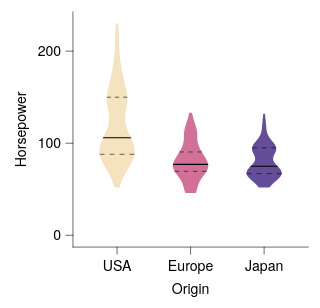

Source (Vega-Lite JSON):
### Vega-Lite specification from a JSON file in a GitHub repository (floating-point values rounded to 4 significant figures; data arrays with more than 128 entries replaced by an {"elided": "..."} marker saying what was removed)
{"background": null, "config": {"arc": {"fill": "#DBDBDB", "fillOpacity": 1.0, "innerRadius": 25.0, "padAngle": 0.03, "stroke": "black", "strokeOpacity": 1, "strokeWidth": 0.25}, "area": {"fill": "#DBDBDB", "fillOpacity": 1.0, "stroke": "black", "strokeOpacity": 1, "strokeWidth": 0.25}, "axis": {"domain": true, "domainCap": "round", "domainColor": "black", "domainWidth": 0.25, "grid": false, "gridCap": "round", "gridColor": "#F1F1F1", "gridDash": [0, 0], "gridOpacity": 1.0, "gridWidth": 0.25, "labelColor": "black", "labelFont": "Helvetica Neue, HelveticaNeue, Helvetica, Arial, sans-serif", "labelFontSize": 6, "labelFontStyle": "normal", "labelFontWeight": 400, "offset": 0, "ticks": true, "tickCap": "round", "tickColor": "black", "tickRound": false, "tickSize": 3.0, "tickWidth": 0.25, "titleColor": "black", "titleFont": "Helvetica Neue, HelveticaNeue, Helvetica, Arial, sans-serif", "titleFontSize": 6, "titleFontStyle": "normal", "titleFontWeight": 400}, "axisX": {"domain": true, "labelAlign": "center", "labelAngle": 0, "labels": true, "ticks": true, "translate": 0}, "axisY": {"domain": true, "labelAlign": "right", "labelAngle": 0, "labels": true, "ticks": true, "translate": 0}, "axisRight": {"domain": true, "labelAlign": "left", "labelAngle": 0, "labels": true, "ticks": true, "translate": 0}, "axisTop": {"domain": true, "labelAlign": "center", "labelAngle": 0, "labels": true, "ticks": true, "translate": 0}, "axisBand": {"tickOffset": 0}, "bar": {"fill": "#DBDBDB", "fillOpacity": 1.0, "stroke": "black", "strokeOpacity": 1, "strokeWidth": 0.25}, "boxplot": {"size": 9.0, "ticks": {"cornerRadius": 0.25, "fill": "black", "opacity": 1, "size": 4.5, "thickness": 0.25}, "box": {"fillOpacity": 1.0, "stroke": "black", "strokeOpacity": 1, "strokeWidth": 0.25}, "median": {"cornerRadius": 0, "fill": "black", "fillOpacity": 1.0, "opacity": 1, "size": 9.0, "thickness": 0.25}, "rule": {"fill": "black", "fillOpacity": 1.0, "size": 10.0, "stroke": "black", "strokeDash": [0, 0], "strokeOpacity": 1, "strokeWidth": 0.25}, "outliers": {"color": "black", "fill": "black", "fillOpacity": 1.0, "size": 0, "stroke": "black", "strokeOpacity": 1, "strokeWidth": 0.25}}, "circle": {"fill": "black", "fillOpacity": 1.0, "size": 1.25, "stroke": null, "strokeOpacity": 1, "strokeWidth": 0.25}, "errorband": {"band": {"fillOpacity": 0.6, "stroke": null, "strokeWidth": 0.25, "strokeOpacity": 1}, "borders": {"opacity": 0, "strokeOpacity": 1, "strokeWidth": 0.25}}, "errorbar": {"opacity": 1, "rule": {"strokeDash": [0, 0], "strokeWidth": 0.25}, "ticks": {"color": "black", "cornerRadius": 0.125, "opacity": 1, "size": 6.0, "thickness": 0.25}, "thickness": 0.25}, "font": "Helvetica Neue, HelveticaNeue, Helvetica, Arial, sans-serif", "geoshape": {"fill": "#DBDBDB", "fillOpacity": 1.0, "stroke": "black", "strokeOpacity": 1, "strokeWidth": 0.25}, "header": {"labelColor": "black", "labelFont": "Helvetica Neue, HelveticaNeue, Helvetica, Arial, sans-serif", "labelFontSize": 6, "labelFontStyle": "normal", "labelFontWeight": 400, "titleColor": "black", "titleFont": "Helvetica Neue, HelveticaNeue, Helvetica, Arial, sans-serif", "titleFontSize": 6, "titleFontStyle": "normal", "titleFontWeight": 400, "titlePadding": 0}, "legend": {"disable": false, "offset": 4.5, "titlePadding": 4, "labelOffset": 2, "gradientLabelOffset": 2, "columnPadding": 4, "rowPadding": 2, "gradientThickness": 5, "gradientOpacity": 1.0, "gradientStrokeColor": "black", "gradientStrokeWidth": 0.25, "labelColor": "black", "labelFont": "Helvetica Neue, HelveticaNeue, Helvetica, Arial, sans-serif", "labelFontSize": 6, "labelFontStyle": "normal", "labelFontWeight": 400, "strokeColor": "black", "strokeWidth": 0, "symbolSize": 36, "symbolStrokeColor": "black", "symbolStrokeWidth": 0.25, "titleColor": "black", "titleFont": "Helvetica Neue, HelveticaNeue, Helvetica, Arial, sans-serif", "titleFontSize": 6, "titleFontStyle": "normal", "titleFontWeight": 400}, "line": {"color": "black", "stroke": "black", "strokeCap": "butt", "strokeDash": [0, 0], "strokeOpacity": 1, "strokeWidth": 0.5}, "point": {"filled": true, "fill": "#DBDBDB", "fillOpacity": 1.0, "size": 5.0, "stroke": "black", "strokeOpacity": 1, "strokeWidth": 0.25}, "range": {"category": ["#9D9D9D", "#28287D", "#004225", "#47266F", "#00605D", "#DBDBDB", "#7983C1", "#6E927B", "#937FB4", "#699A97"], "diverging": {"scheme": ["#4F4265", "#6A5C82", "#85789D", "#A196B7", "#BDB5CE", "#D8D6DD", "#F6F6F6", "#CED8D7", "#9DBFBD", "#75A3A0", "#518683", "#326967", "#164D4B"]}, "heatmap": {"scheme": ["#440154", "#472270", "#433E82", "#38598C", "#2C728E", "#238A8D", "#24A086", "#39B578", "#5DC862", "#96D646", "#CAE02D", "#FDE724"]}, "ordinal": {"scheme": ["#F1F1F1", "#DBDBDB", "#C6C6C6", "#B2B2B2", "#9D9D9D", "#898989", "#767676", "#636363", "#515151", "#404040", "#2F2F2F", "#1F1F1F"]}, "ramp": {"scheme": ["#440154", "#472270", "#433E82", "#38598C", "#2C728E", "#238A8D", "#24A086", "#39B578", "#5DC862", "#96D646", "#CAE02D", "#FDE724"]}}, "rule": {"color": "black", "stroke": "black", "strokeCap": "round", "strokeDash": [2, 2], "strokeOpacity": 1, "strokeWidth": 0.25}, "scale": {"barBandPaddingInner": 0.1, "rectBandPaddingInner": 0, "tickBandPaddingInner": 0.1, "bandPaddingOuter": 0.1, "bandWithNestedOffsetPaddingInner": 0.2, "bandWithNestedOffsetPaddingOuter": 0.2, "offsetBandPaddingInner": 0, "offsetBandPaddingOuter": 0, "continuousPadding": 5.0, "round": false}, "rect": {"fill": "#DBDBDB", "fillOpacity": 1.0, "stroke": "black", "strokeOpacity": 1, "strokeWidth": 0.25}, "square": {"fill": "#DBDBDB", "fillOpacity": 1.0, "size": 10.0, "stroke": "black", "strokeOpacity": 1, "strokeWidth": 0.25}, "text": {"color": "black", "font": "Helvetica Neue, HelveticaNeue, Helvetica, Arial, sans-serif", "fontSize": 6, "fontStyle": "normal", "fontWeight": 400}, "tick": {"color": "black", "cornerRadius": 0.125, "opacity": 1.0, "size": 9.0, "thickness": 0.25}, "title": {"anchor": "middle", "frame": "group", "color": "black", "font": "Helvetica Neue, HelveticaNeue, Helvetica, Arial, sans-serif", "fontSize": 6, "fontStyle": "normal", "fontWeight": 400, "subtitleColor": "black", "subtitleFont": "Helvetica Neue, HelveticaNeue, Helvetica, Arial, sans-serif", "subtitleFontSize": 6, "subtitleFontStyle": "normal", "subtitleFontWeight": 400}, "trail": {"color": "black", "opacity": 1, "size": 0.5}, "view": {"continuousWidth": 100, "continuousHeight": 100, "discreteWidth": 100, "discreteHeight": 100, "fill": null, "stroke": null, "strokeWidth": 0.25}}, "layer": [{"data": {"name": "data-3c8aa2a4ffa72c9ac220908998da3f47"}, "mark": {"type": "line", "fillOpacity": 0.85, "filled": true, "strokeOpacity": 0, "strokeWidth": 0.25}, "encoding": {"color": {"field": "__group", "legend": null, "scale": {"domain": ["USA", "Europe", "Japan"], "range": ["#F4DDB4", "#CC5887", "#4B2F87"]}, "sort": ["USA", "Europe", "Japan"], "title": null, "type": "nominal"}, "order": {"field": "__order", "type": "quantitative"}, "x": {"axis": null, "field": "__x", "scale": {"domain": [0, 100], "padding": 0, "nice": false}, "type": "quantitative"}, "y": {"field": "__y", "title": "Horsepower", "type": "quantitative", "scale": {"nice": false}}}}, {"data": {"values": [{"__group": "USA", "__y": 88.0, "__x": 11.36, "__x2": 26.14, "__dysonsphere__": 1}]}, "mark": {"type": "rule", "color": "black", "strokeCap": "butt", "strokeDash": [2.111, 2.111], "strokeWidth": 0.25}, "encoding": {"x": {"axis": null, "field": "__x", "scale": {"domain": [0, 100], "padding": 0, "nice": false}, "type": "quantitative"}, "x2": {"field": "__x2"}, "y": {"field": "__y", "title": "Horsepower", "type": "quantitative", "scale": {"nice": false}}}}, {"data": {"values": [{"__group": "USA", "__y": 150.0, "__x": 14.4, "__x2": 23.1, "__dysonsphere__": 1}]}, "mark": {"type": "rule", "color": "black", "strokeCap": "butt", "strokeDash": [1.742, 1.742], "strokeWidth": 0.25}, "encoding": {"x": {"axis": null, "field": "__x", "scale": {"domain": [0, 100], "padding": 0, "nice": false}, "type": "quantitative"}, "x2": {"field": "__x2"}, "y": {"field": "__y", "title": "Horsepower", "type": "quantitative", "scale": {"nice": false}}}}, {"data": {"values": [{"__group": "Europe", "__y": 69.5, "__x": 43.2, "__x2": 56.8, "__dysonsphere__": 1}]}, "mark": {"type": "rule", "color": "black", "strokeCap": "butt", "strokeDash": [1.943, 1.943], "strokeWidth": 0.25}, "encoding": {"x": {"axis": null, "field": "__x", "scale": {"domain": [0, 100], "padding": 0, "nice": false}, "type": "quantitative"}, "x2": {"field": "__x2"}, "y": {"field": "__y", "title": "Horsepower", "type": "quantitative", "scale": {"nice": false}}}}, {"data": {"values": [{"__group": "Europe", "__y": 90.5, "__x": 45.23, "__x2": 54.77, "__dysonsphere__": 1}]}, "mark": {"type": "rule", "color": "black", "strokeCap": "butt", "strokeDash": [1.906, 1.906], "strokeWidth": 0.25}, "encoding": {"x": {"axis": null, "field": "__x", "scale": {"domain": [0, 100], "padding": 0, "nice": false}, "type": "quantitative"}, "x2": {"field": "__x2"}, "y": {"field": "__y", "title": "Horsepower", "type": "quantitative", "scale": {"nice": false}}}}, {"data": {"values": [{"__group": "Japan", "__y": 67.0, "__x": 73.77, "__x2": 88.73, "__dysonsphere__": 1}]}, "mark": {"type": "rule", "color": "black", "strokeCap": "butt", "strokeDash": [2.137, 2.137], "strokeWidth": 0.25}, "encoding": {"x": {"axis": null, "field": "__x", "scale": {"domain": [0, 100], "padding": 0, "nice": false}, "type": "quantitative"}, "x2": {"field": "__x2"}, "y": {"field": "__y", "title": "Horsepower", "type": "quantitative", "scale": {"nice": false}}}}, {"data": {"values": [{"__group": "Japan", "__y": 95.0, "__x": 76.13, "__x2": 86.37, "__dysonsphere__": 1}]}, "mark": {"type": "rule", "color": "black", "strokeCap": "butt", "strokeDash": [2.048, 2.048], "strokeWidth": 0.25}, "encoding": {"x": {"axis": null, "field": "__x", "scale": {"domain": [0, 100], "padding": 0, "nice": false}, "type": "quantitative"}, "x2": {"field": "__x2"}, "y": {"field": "__y", "title": "Horsepower", "type": "quantitative", "scale": {"nice": false}}}}, {"data": {"values": [{"__group": "USA", "__y": 105.4, "__x": 12.72, "__x2": 24.78, "__dysonsphere__": 1}, {"__group": "USA", "__y": 105.7, "__x": 12.77, "__x2": 24.73, "__dysonsphere__": 1}, {"__group": "USA", "__y": 106.0, "__x": 12.83, "__x2": 24.67, "__dysonsphere__": 1}, {"__group": "USA", "__y": 106.6, "__x": 12.93, "__x2": 24.57, "__dysonsphere__": 1}, {"__group": "USA", "__y": 106.6, "__x": 12.94, "__x2": 24.56, "__dysonsphere__": 1}, {"__group": "Europe", "__y": 76.4, "__x": 42.52, "__x2": 57.48, "__dysonsphere__": 1}, {"__group": "Europe", "__y": 76.6, "__x": 42.53, "__x2": 57.47, "__dysonsphere__": 1}, {"__group": "Europe", "__y": 77.0, "__x": 42.55, "__x2": 57.45, "__dysonsphere__": 1}, {"__group": "Europe", "__y": 77.04, "__x": 42.55, "__x2": 57.45, "__dysonsphere__": 1}, {"__group": "Europe", "__y": 77.48, "__x": 42.59, "__x2": 57.41, "__dysonsphere__": 1}, {"__group": "Europe", "__y": 77.6, "__x": 42.6, "__x2": 57.4, "__dysonsphere__": 1}, {"__group": "Japan", "__y": 74.4, "__x": 75.29, "__x2": 87.21, "__dysonsphere__": 1}, {"__group": "Japan", "__y": 74.51, "__x": 75.33, "__x2": 87.17, "__dysonsphere__": 1}, {"__group": "Japan", "__y": 74.91, "__x": 75.49, "__x2": 87.01, "__dysonsphere__": 1}, {"__group": "Japan", "__y": 75.0, "__x": 75.52, "__x2": 86.98, "__dysonsphere__": 1}, {"__group": "Japan", "__y": 75.32, "__x": 75.64, "__x2": 86.86, "__dysonsphere__": 1}, {"__group": "Japan", "__y": 75.6, "__x": 75.74, "__x2": 86.76, "__dysonsphere__": 1}]}, "mark": {"type": "area", "fill": "black", "fillOpacity": 1, "opacity": 1, "stroke": null, "strokeWidth": 0}, "encoding": {"detail": {"field": "__group", "type": "nominal"}, "x": {"axis": null, "field": "__x", "scale": {"domain": [0, 100], "padding": 0, "nice": false}, "type": "quantitative"}, "x2": {"field": "__x2"}, "y": {"field": "__y", "title": "Horsepower", "type": "quantitative", "scale": {"nice": false}}}}, {"data": {"name": "data-d7a230a7326baf606a19256938f2a2d2"}, "mark": {"type": "bar", "opacity": 0}, "encoding": {"x": {"axis": {}, "field": "Origin", "scale": {"domain": ["USA", "Europe", "Japan"], "paddingInner": 0.0, "paddingOuter": 0.1}, "sort": ["USA", "Europe", "Japan"], "title": "Origin", "type": "nominal"}}, "transform": [{"filter": "false"}]}], "resolve": {"axis": {"x": "independent"}}, "$schema": "https://vega.github.io/schema/vega-lite/v6.4.1.json", "datasets": {"data-3c8aa2a4ffa72c9ac220908998da3f47": {"elided": "1203 records"}, "data-d7a230a7326baf606a19256938f2a2d2": {"elided": "400 records"}}}
